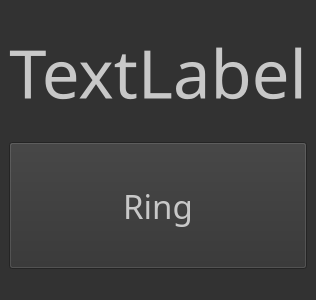
<?xml version="1.0" encoding="UTF-8"?>
<ui version="4.0">
 <class>Alarm</class>
 <widget class="QMainWindow" name="Alarm">
  <property name="geometry">
   <rect>
    <x>0</x>
    <y>0</y>
    <width>300</width>
    <height>300</height>
   </rect>
  </property>
  <property name="sizePolicy">
   <sizepolicy hsizetype="Fixed" vsizetype="Fixed">
    <horstretch>0</horstretch>
    <verstretch>0</verstretch>
   </sizepolicy>
  </property>
  <property name="windowTitle">
   <string>Alarm</string>
  </property>
  <property name="styleSheet">
   <string notr="true">color: rgb(200,200,200);
background-color: rgb(50,50,50);
selection-color: rgb(220, 220, 220);</string>
  </property>
  <widget class="QWidget" name="centralwidget">
   <layout class="QVBoxLayout" name="verticalLayout">
    <item>
     <widget class="QLabel" name="label">
      <property name="font">
       <font>
        <family>Unifont</family>
        <pointsize>50</pointsize>
       </font>
      </property>
      <property name="styleSheet">
       <string notr="true"/>
      </property>
      <property name="text">
       <string>TextLabel</string>
      </property>
      <property name="alignment">
       <set>Qt::AlignCenter</set>
      </property>
     </widget>
    </item>
    <item>
     <widget class="QPushButton" name="pushButton">
      <property name="sizePolicy">
       <sizepolicy hsizetype="Minimum" vsizetype="Preferred">
        <horstretch>0</horstretch>
        <verstretch>0</verstretch>
       </sizepolicy>
      </property>
      <property name="font">
       <font>
        <family>Sans Serif</family>
        <pointsize>25</pointsize>
        <weight>50</weight>
        <italic>false</italic>
        <bold>false</bold>
        <underline>false</underline>
        <strikeout>false</strikeout>
        <stylestrategy>PreferAntialias</stylestrategy>
        <kerning>false</kerning>
       </font>
      </property>
      <property name="styleSheet">
       <string notr="true"/>
      </property>
      <property name="text">
       <string>Ring</string>
      </property>
     </widget>
    </item>
   </layout>
  </widget>
  <widget class="QMenuBar" name="menubar">
   <property name="geometry">
    <rect>
     <x>0</x>
     <y>0</y>
     <width>300</width>
     <height>19</height>
    </rect>
   </property>
  </widget>
  <widget class="QStatusBar" name="statusbar"/>
 </widget>
 <resources/>
 <connections/>
</ui>
